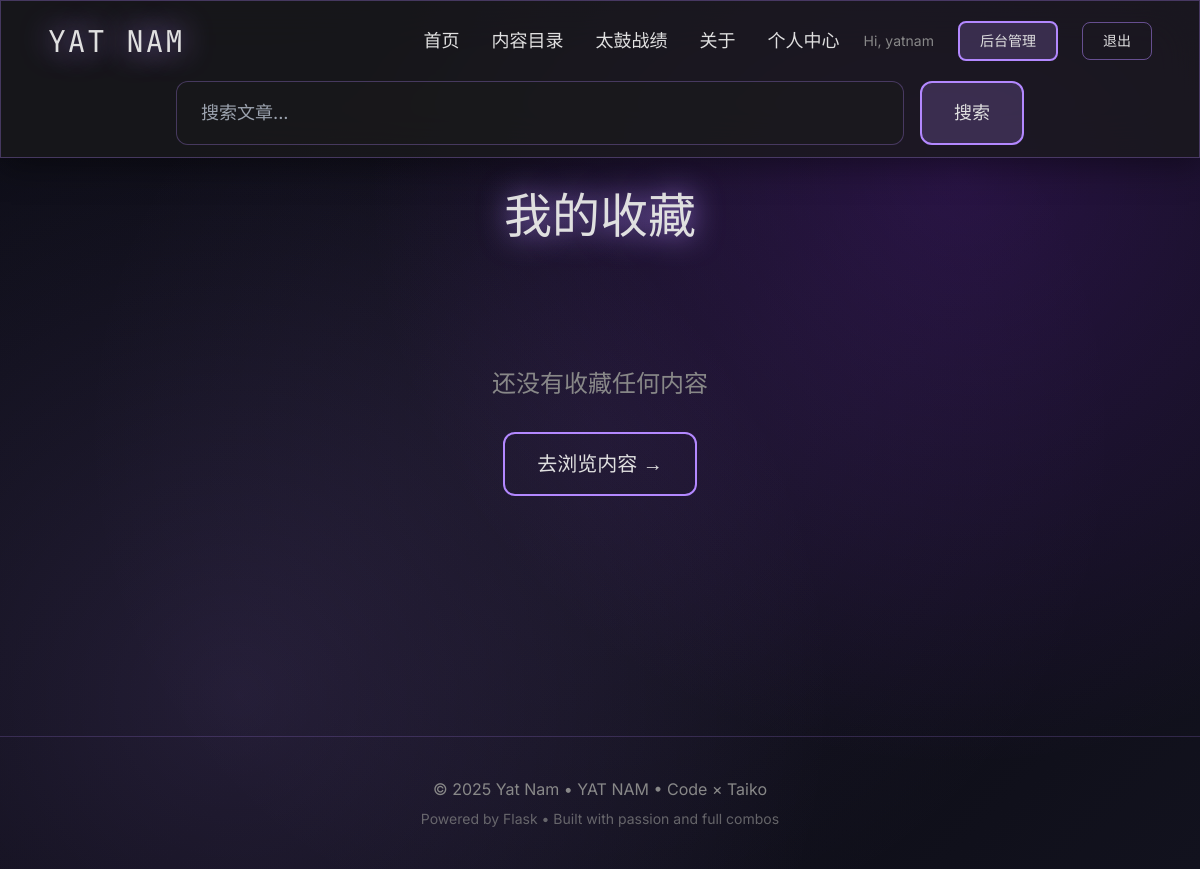
The page /users/my_favorites (signed in) on the database its author committed.
### models.py (models this page shows, shortened)
class User(UserMixin, db.Model):
    __tablename__ = 'user'
    __table_args__ = {'extend_existing': True}
    id = db.Column(db.Integer, primary_key=True)
    username = db.Column(db.String(80), unique=True, nullable=False, index=True)
    email = db.Column(db.String(120), unique=True, nullable=False, index=True)
    password_hash = db.Column(db.String(255), nullable=False)
    avatar = db.Column(db.String(200), default='/static/images/avatar/default.png')
    bio = db.Column(db.Text, default='这个家伙很懒，什么都没写。')
    github = db.Column(db.String(200))
    twitter = db.Column(db.String(200))
    is_admin = db.Column(db.Boolean, default=False)
    last_login = db.Column(db.DateTime)  # 上次登录时间
    current_login = db.Column(db.DateTime)  # 本次登录时间
    last_login_ip = db.Column(db.String(45))  # 上次登录 IP
    current_login_ip = db.Column(db.String(45))  # 本次登录 IP
    total_logins = db.Column(db.Integer, default=0)  # 总登录次数
    posts = db.relationship('Post', backref='author', lazy='dynamic', cascade='all, delete-orphan')
    taiko_records = db.relationship('TaikoRecord', backref='player', lazy='dynamic', cascade='all, delete-orphan')
    comments = db.relationship('Comment', backref='author', lazy='dynamic')
    def is_admin_user(self) -> bool:
        return self.is_admin

class SiteSettings(db.Model):
    __tablename__ = 'site_settings'
    id = db.Column(db.Integer, primary_key=True)
    site_title = db.Column(db.String(100), default='Yat Nam')
    site_subtitle = db.Column(db.String(200), default='Taiko and coding')
    site_description = db.Column(db.Text, default='一个后端开发者，同时也是太鼓达人段位挑战者。当前目标：八段')
    site_motto = db.Column(db.Text, default='Code × Taiko')
    footer_text = db.Column(db.String(200), default='Powered by Flask & pure passion')
    updated_at = db.Column(db.DateTime, default=datetime.utcnow, onupdate=datetime.utcnow)

### users/views.py (the view)
@users_blueprint.route('/my_favorites')
@login_required
def my_favorites():
    favorites = Favorite.query.filter_by(user_id=current_user.id)\
                              .order_by(Favorite.created_at.desc())\
                              .all()
    return render_template('user/my_favorites.html', favorites=favorites)

### templates/user/my_favorites.html (shortened to what this page needs)
{% extends "base.html" %}
{% block content %}
<div class="max-w-6xl mx-auto px-6 py-20">
    <h1 class="text-5xl font-mono glow-text text-center mb-12">我的收藏</h1>
    {% if current_user.favorites|length == 0 %}
        <div class="text-center py-20">
            <p class="text-2xl text-text-muted mb-8">还没有收藏任何内容</p>
            <a href="{{ url_for('archive.archive') }}" class="inline-block px-8 py-4 border-2 border-primary rounded-xl hover:bg-primary/20 transition text-xl">
                去浏览内容 →
            </a>
        </div>
    {% endif %}
</div>
{% endblock %}

### templates/base.html (shortened to what this page needs)
<!DOCTYPE html>
<html lang="zh-CN" class="scroll-smooth">
<head>
    <script src="https://cdn.tailwindcss.com"></script>
</head>
<body class="min-h-screen font-sans antialiased">
    <div class="bg-base"></div>
    <div class="bg-gradient-overlay"></div>
    <nav class="fixed top-0 left-0 right-0 z-50 glass border-b border-primary/30 backdrop-blur-xl">
        <div class="max-w-6xl mx-auto px-6 py-5 flex justify-between items-center">
            <a href="/" class="text-3xl font-mono glow-text tracking-wider">YAT NAM</a>
            <div class="flex items-center gap-8 text-lg">
                <a href="{{ url_for('index') }}" class="hover:text-primary-glow transition">首页</a>
                <a href="{{ url_for('archive.archive') }}" class="hover:text-primary-glow transition">内容目录</a>
                <a href="{{ url_for('taiko_page') }}" class="hover:text-primary-glow transition">太鼓战绩</a>
                <a href="{{ url_for('about') }}" class="hover:text-primary-glow transition">关于</a>
                {% if current_user.is_authenticated %}
                    <div class="flex items-center gap-6">
                        <a href="{{ url_for('users.my_account') }}" class="hover:text-primary-glow transition font-medium">个人中心</a>
                        <span class="text-text-muted text-sm">Hi, {{ current_user.username }}</span>
                        {% if current_user.is_admin_user() %}
                            <a href="{{ url_for('admin.dashboard') }}" class="px-5 py-2 bg-primary/20 border-2 border-primary rounded-lg hover:bg-primary/40 transition text-sm font-medium">后台管理</a>
                        {% endif %}
                        <a href="{{ url_for('users.logout') }}" class="text-sm px-5 py-2 border border-primary/50 rounded-lg hover:bg-primary/20 transition">退出</a>
                    </div>
                {% endif %}
            </div>
        </div>
        <div class="max-w-4xl mx-auto px-6 mb-3">
            <form action="{{ url_for('search') }}" class="flex gap-4">
                <input type="text" name="q" placeholder="搜索文章..." class="flex-1 px-6 py-4 bg-surface/50 border border-primary/30 rounded-xl focus:border-primary-glow focus:outline-none text-lg">
                <button type="submit" class="px-8 py-4 bg-primary/20 border-2 border-primary rounded-xl hover:bg-primary/40 transition text-lg">
                    搜索
                </button>
            </form>
        </div>
    </nav>
    <main class="relative z-10 pt-28 pb-20">
{% block content %}{% endblock %}
    </main>
    <footer class="relative z-10 border-t border-primary/20 py-10 text-center text-text-muted">
        <p class="mb-2">© {{ current_year }} Yat Nam • {{ site_title }} • {{ site_motto }}</p>
        <p class="text-sm opacity-70">{{ footer_text }}</p>
    </footer>
</body>
</html>

### templates/base.html (style rules this page uses)
body { background: #0D0D0D; color: #E0E0E0; min-height: 100vh; position: relative; }
.bg-gradient-overlay { position: fixed; inset: 0; pointer-events: none; background: radial-gradient(circle at 20% 80%, rgba(179, 136, 255, 0.15) 0%, transparent 50%), radial-gradient(circle at 80% 20%, rgba(153, 51, 255, 0.2) 0%, transparent 50%), radial-gradient(circle at 50% 50%, rgba(179, 136, 255, 0.08) 0%, transparent 70%); animation: pulse-slow 20s infinite; z-index: -2; }
.bg-base { position: fixed; inset: 0; background: linear-gradient(135deg, #0F0F1A 0%, #0A0A12 50%, #12121E 100%); z-index: -3; }
.glass { background: rgba(26, 26, 27, 0.75); backdrop-filter: blur(16px); border: 1px solid rgba(179, 136, 255, 0.3); box-shadow: 0 8px 32px rgba(0, 0, 0, 0.4); }
.glow-text { text-shadow: 0 0 30px rgba(179, 136, 255, 0.9); }

### rows shown on the page
User: username "yatnam"
SiteSettings: site_title "YAT NAM", site_motto "Code × Taiko", footer_text "Powered by Flask • Built with passion and full combos"
